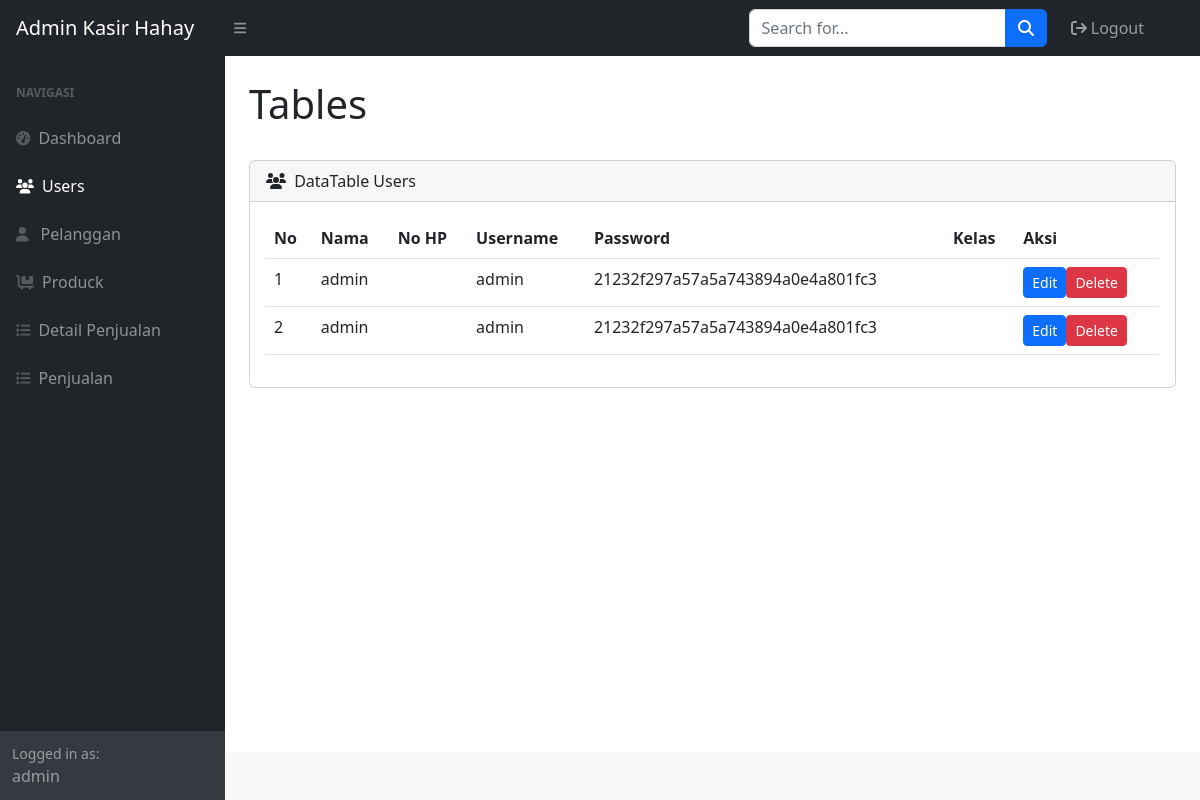
Page /admin/users.php (signed in) on the committed database.
### tables this page shows
CREATE TABLE `user` (
  `id_user` int(11) NOT NULL,
  `nama` varchar(225) NOT NULL,
  `username` varchar(225) NOT NULL,
  `password` varchar(225) NOT NULL,
  `level` enum('admin','petugas') NOT NULL
);

### admin/users.php (the view, shortened to what this page needs)
<?php
include "../koneksi.php";
$query = "SELECT * FROM user ";
$result = mysqli_query($koneksi, $query);
?>
<!DOCTYPE html>
<html lang="en">
<head>
    <link href="https://cdn.jsdelivr.net/npm/simple-datatables@7.1.2/dist/style.min.css" rel="stylesheet" />
    <link href="../css/styles.css" rel="stylesheet" />
</head>
<body class="sb-nav-fixed">
    <nav class="sb-topnav navbar navbar-expand navbar-dark bg-dark">
        <a class="navbar-brand ps-3" href="index.php">Admin Kasir Hahay</a>
        <button class="btn btn-link btn-sm order-1 order-lg-0 me-4 me-lg-0" id="sidebarToggle" href="#!"><i class="fas fa-bars"></i></button>
        <form class="d-none d-md-inline-block form-inline ms-auto me-0 me-md-3 my-2 my-md-0">
            <div class="input-group">
                <input class="form-control" type="text" placeholder="Search for..." aria-label="Search for..." aria-describedby="btnNavbarSearch" />
                <button class="btn btn-primary" id="btnNavbarSearch" type="button"><i class="fas fa-search"></i></button>
            </div>
        </form>
        <ul class="navbar-nav ms-auto ms-md-0 me-3 me-lg-4">
            <li class="nav-item dropdown">
                <ul class="navbar-nav ms-auto ms-md-0 me-3 me-lg-4">
                    <a class="nav-link" href="../logout.php"><i class="fa fa-sign-out fa-1x"></i> Logout</a>
                </ul>
            </li>
        </ul>
    </nav>
    <div id="layoutSidenav">
        <div id="layoutSidenav_nav">
            <nav class="sb-sidenav accordion sb-sidenav-dark" id="sidenavAccordion">
                <div class="sb-sidenav-menu">
                    <div class="nav">
                        <div class="sb-sidenav-menu-heading">Navigasi</div>
                        <a id="dashboardButton" class="nav-link" href="index.php">
                            <div class="sb-nav-link-icon"><i class="fas fa-tachometer-alt"></i></div>
                            Dashboard
                        </a>
                        <a id="usersButton" class="nav-link active" href="users.php">
                            <div class="sb-nav-link-icon"><i class="fas fa-users"></i></div>
                            Users
                        </a>
                        <a id="pelangganButton" class="nav-link" href="pelanggan.php">
                            <div class="sb-nav-link-icon"><i class="fas fa-user me-1"></i></div>
                            Pelanggan
                        </a>
                        <a id="produckButton" class="nav-link" href="produck.php">
                            <div class="sb-nav-link-icon"><i class="fas fa-dolly-flatbed"></i></div>
                            Produck
                        </a>
                        <a id="produckButton" class="nav-link" href="detailpenjualan.php">
                            <div class="sb-nav-link-icon"><i class="fas fa-list"></i></div>
                            Detail Penjualan
                        </a>
                        <a id="produckButton" class="nav-link" href="penjualan.php">
                            <div class="sb-nav-link-icon"><i class="fas fa-list"></i></div>
                            Penjualan
                        </a>
                    </div>
                </div>
                <div class="sb-sidenav-footer">
                    <div class="small">Logged in as:</div>
                    <?php echo $_SESSION['user']['nama']; ?>
                </div>
            </nav>
        </div>
        <div id="layoutSidenav_content">
            <main>
                <div class="container-fluid px-4">
                    <h1 class="mt-4">Tables</h1>
                    <div class="card mb-4">
                        <div class="card-header">
                            <i class="fas fa-users me-1"></i>
                            DataTable Users
                        </div>
                        <div class="card-body">
                            <table id="datatablesSimple" class="table">
                                <thead>
                                    <tr>
                                        <th>No</th>
                                        <th>Nama</th>
                                        <th>No HP</th>
                                        <th>Username</th>
                                        <th>Password</th>
                                        <th>Kelas</th>
                                        <th>Aksi</th>
                                    </tr>
                                </thead>
                                <tbody>
                                    <?php
                                    $no = 1;
                                    while ($row = mysqli_fetch_assoc($result)) {
                                        echo "<tr>";
                                        echo "<td>" . $no++ . "</td>";
                                        echo "<td>" . $row['nama'] . "</td>";
                                        echo "<td>" . $row['noHp'] . "</td>";
                                        echo "<td>" . $row['username'] . "</td>";
                                        echo "<td>" . $row['password'] . "</td>";
                                        echo "<td>" . $row['kelas'] . "</td>";
                                        echo "<td>";
                                        echo "<a href='edit_user.php?id=" . $row['id_user'] . "' class='btn btn-primary btn-sm'>Edit</a>";
                                        echo "<a href='delete_user.php?id=" . $row['id_user'] . "' class='btn btn-danger btn-sm' onclick='return confirm(\"Apakah Anda yakin ingin menghapus pengguna ini?\")'>Delete</a>";
                                        echo "</td>";
                                        echo "</tr>";
                                    }
                                    ?>
                                </tbody>
                            </table>
                        </div>
                    </div>
                </div>
            </main>
            <footer class="py-4 bg-light mt-auto">
            </footer>
        </div>
    </div>
</body>
</html>

### admin/users.php (style rules this page uses)
.active { color: #fff; }

### rows in the picture
user: nama "admin", username "admin", password "21232f297a57a5a743894a0e4a801fc3"
user: nama "admin", username "admin", password "21232f297a57a5a743894a0e4a801fc3"

### other values in the picture
$_SESSION['user']['nama'] "admin"
